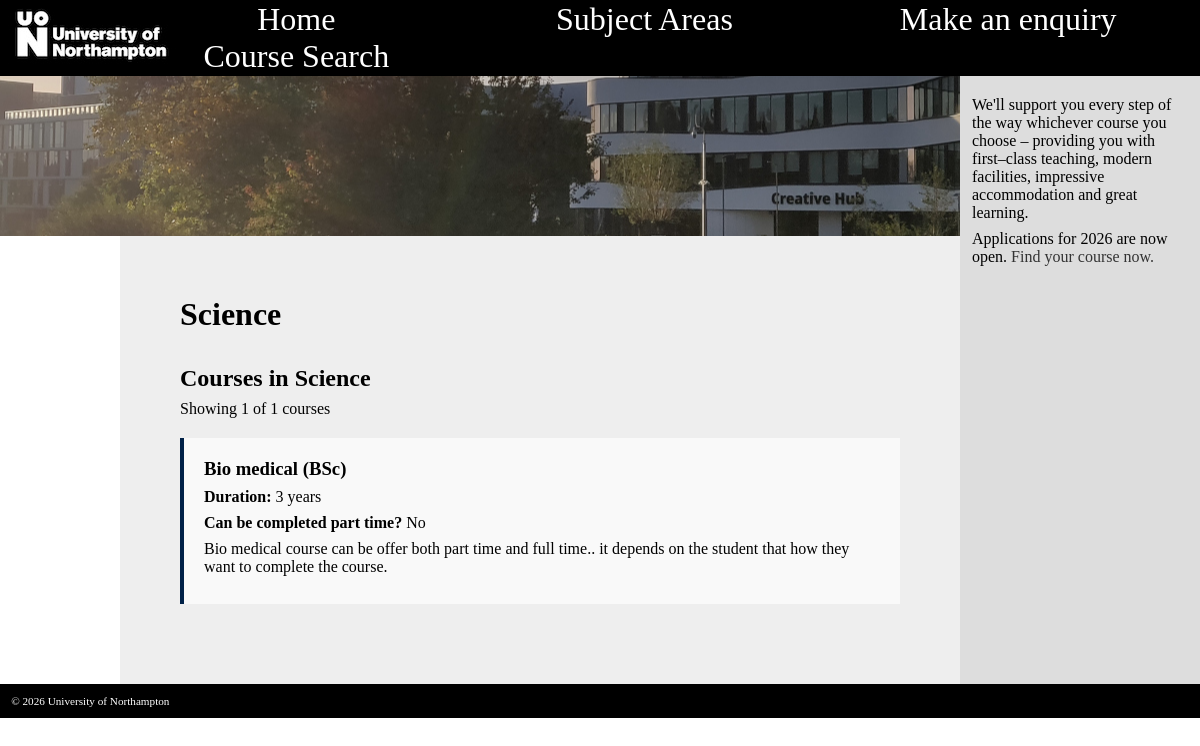
Screenshot of /websites/default/public/subject-area.php?area=science with the database file from the repository.
### tables this page shows
CREATE TABLE subject_areas (
    id INT AUTO_INCREMENT PRIMARY KEY,
    name VARCHAR(100) NOT NULL,
    slug VARCHAR(100) NOT NULL,
    created_at TIMESTAMP DEFAULT CURRENT_TIMESTAMP
);

CREATE TABLE courses (
    id INT AUTO_INCREMENT PRIMARY KEY,
    subject_area_id INT,
    title VARCHAR(200) NOT NULL,
    type VARCHAR(10) NOT NULL,
    duration_years INT NOT NULL,
    description TEXT NOT NULL,
    part_time TINYINT(1) DEFAULT 0,
    created_at TIMESTAMP DEFAULT CURRENT_TIMESTAMP,
    FOREIGN KEY (subject_area_id) REFERENCES subject_areas(id) ON DELETE SET NULL
);

### websites/default/public/subject-area.php (the view, shortened to what this page needs)
<?php
require_once 'includes/database.php';
$area_slug = $_GET['area'] ?? 'computing';
$stmt = $pdo->prepare('SELECT * FROM subject_areas WHERE slug = :slug');
$stmt->execute(['slug' => $area_slug]);
$subject = $stmt->fetch();
$courses_per_page = 10;
$page = isset($_GET['page']) ? max(1, intval($_GET['page'])) : 1;
$offset = ($page - 1) * $courses_per_page;
$courseStmt = $pdo->prepare('
    SELECT * FROM courses
    WHERE subject_area_id = :subject_id
    ORDER BY title
    LIMIT :limit OFFSET :offset
');
$courseStmt->bindValue(':subject_id', $subject['id'], PDO::PARAM_INT);
$courseStmt->bindValue(':limit', $courses_per_page, PDO::PARAM_INT);
$courseStmt->bindValue(':offset', $offset, PDO::PARAM_INT);
$courseStmt->execute();
$courses = $courseStmt->fetchAll();
$countStmt = $pdo->prepare('SELECT COUNT(*) FROM courses WHERE subject_area_id = :subject_id');
$countStmt->execute(['subject_id' => $subject['id']]);
$total_courses = $countStmt->fetchColumn();
?>
<!doctype html>
<html>
<head>
    <link rel="stylesheet" href="uon.css" />
</head>
<body>
    <header>
        <img src="/logo.jpg" alt="logo" />
        <ul>
            <li><a href="index.php">Home</a></li>
            <li>Subject Areas
            </li>
            <li><a href="enquiry.php">Make an enquiry</a></li>
            <li><a href="search.php">Course Search</a></li>
        </ul>
    </header>
    <section></section>
    <main>
        <h1><?php echo htmlspecialchars($subject['name'] ?? 'Subject Area'); ?></h1>
        <?php if (count($courses) > 0): ?>
            <h2>Courses in <?php echo htmlspecialchars($subject['name']); ?></h2>
            <p>Showing <?php echo count($courses); ?> of <?php echo $total_courses; ?> courses</p>
            <?php foreach ($courses as $course): ?>
            <div class="course" style="background: #f9f9f9; padding: 20px; margin: 20px 0; border-left: 4px solid #002147;">
                <h3><?php echo htmlspecialchars($course['title']); ?> (<?php echo $course['type']; ?>)</h3>
                <p><strong>Duration:</strong> <?php echo $course['duration_years']; ?> years</p>
                <p><strong>Can be completed part time?</strong> <?php echo ($course['part_time'] == 1) ? 'Yes' : 'No'; ?></p>
                <p><?php echo nl2br(htmlspecialchars($course['description'])); ?></p>
            </div>
            <?php endforeach; ?>
        <?php endif; ?>
    </main>
    <aside>
        <p>We'll support you every step of the way whichever course you choose – providing you with first–class teaching, modern facilities, impressive accommodation and great learning.</p>
        Applications for 2026 are now open. <a href="">Find your course now.</a>
    </aside>
    <footer>
        &copy; <?php echo date('Y'); ?> University of Northampton
    </footer>
</body>
</html>

### websites/default/public/uon.css (style rules this page uses)
* { margin: 0; padding: 0; }
body { background-color: white; font-family: 'Oxygen-Regular'; display: grid; grid-template-columns: 10% 70% 20%; grid-template-rows: auto; grid-template-areas: "header header header" "img img aside" ". main aside" "footer footer footer"; }
body > section { grid-area: img; height: 20vh; background-image: url(uni.jpg); background-position: center center; }
header a { color: white; text-decoration: none; }
main { min-height: 20vh; grid-area: main; padding: 5vw; background-color: #eee; }
header { background-color: black; grid-area: header; }
aside { background-color: #ddd; min-height: 20px; grid-area: aside; padding: 1vw; }
aside a { color: #333; text-decoration: none }
footer { color: white; padding: 1em; background-color: black; font-size: 0.7em; grid-area: footer; }
header { display: grid; grid-template-columns: 10% 90%; }
header ul { align-self: center; display: grid; grid-template-columns: auto auto auto; grid-template-rows: auto; color: white; list-style-type: none; }
header > ul > li { font-size: 2em; cursor: pointer; text-align: center; }
h1 { font-weight: bold; margin-bottom: 1em; }
p { margin-top: 0.5em; margin-bottom: 0.5em; }

### rows the page displays
subject_areas: name "Science"
courses: title "Bio medical", type "BSc", duration_years "3", part_time "No", description "Bio medical course can be offer both part time and full time.. it depends on the student that how they want to complete the course."

### other values shown
count($courses) "1"
$total_courses "1"
